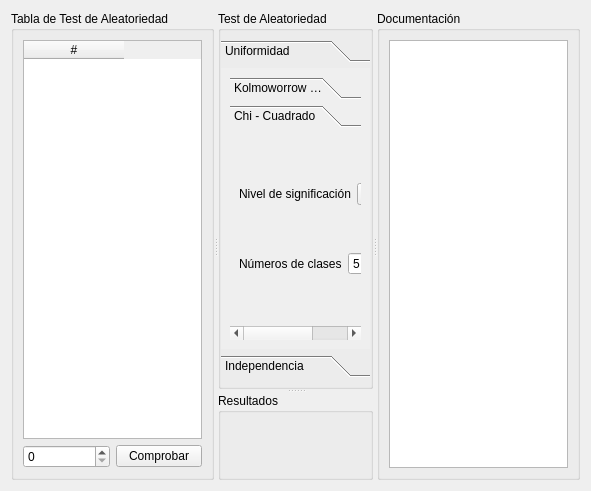
<?xml version="1.0" encoding="UTF-8"?>
<ui version="4.0">
 <class>TestWidget</class>
 <widget class="QWidget" name="TestWidget">
  <property name="geometry">
   <rect>
    <x>0</x>
    <y>0</y>
    <width>591</width>
    <height>491</height>
   </rect>
  </property>
  <property name="windowTitle">
   <string>Form</string>
  </property>
  <layout class="QVBoxLayout" name="verticalLayout">
   <item>
    <widget class="QSplitter" name="splitter_2">
     <property name="orientation">
      <enum>Qt::Horizontal</enum>
     </property>
     <widget class="QGroupBox" name="groupBox_1">
      <property name="title">
       <string>Tabla de Test de Aleatoriedad</string>
      </property>
      <layout class="QVBoxLayout" name="verticalLayout_3">
       <item>
        <widget class="QTableWidget" name="tableWidget">
         <property name="toolTip">
          <string>&lt;html&gt;&lt;head/&gt;&lt;body&gt;&lt;p&gt;&lt;span style=&quot; font-weight:600; text-decoration: underline;&quot;&gt;Tabla de pruebas:&lt;/span&gt;&lt;/p&gt;&lt;p&gt;Muestra en un ambiente amigable&lt;/p&gt;&lt;p&gt;los números probar.&lt;/p&gt;&lt;/body&gt;&lt;/html&gt;</string>
         </property>
         <property name="styleSheet">
          <string notr="true"/>
         </property>
         <property name="defaultDropAction">
          <enum>Qt::TargetMoveAction</enum>
         </property>
         <column>
          <property name="text">
           <string>#</string>
          </property>
         </column>
        </widget>
       </item>
       <item>
        <layout class="QHBoxLayout" name="horizontalLayout">
         <item>
          <widget class="QSpinBox" name="spinBox">
           <property name="toolTip">
            <string>&lt;html&gt;&lt;head/&gt;&lt;body&gt;&lt;p&gt;Cantidad de números a probar.&lt;/p&gt;&lt;/body&gt;&lt;/html&gt;</string>
           </property>
           <property name="wrapping">
            <bool>false</bool>
           </property>
           <property name="accelerated">
            <bool>true</bool>
           </property>
           <property name="minimum">
            <number>0</number>
           </property>
           <property name="maximum">
            <number>999999</number>
           </property>
           <property name="value">
            <number>0</number>
           </property>
          </widget>
         </item>
         <item>
          <widget class="QPushButton" name="pushButton">
           <property name="text">
            <string>Comprobar</string>
           </property>
          </widget>
         </item>
        </layout>
       </item>
      </layout>
     </widget>
     <widget class="QSplitter" name="splitter">
      <property name="orientation">
       <enum>Qt::Vertical</enum>
      </property>
      <widget class="QGroupBox" name="groupBox_2">
       <property name="title">
        <string>Test de Aleatoriedad</string>
       </property>
       <layout class="QVBoxLayout" name="verticalLayout_4">
        <property name="leftMargin">
         <number>0</number>
        </property>
        <property name="rightMargin">
         <number>0</number>
        </property>
        <item>
         <widget class="QToolBox" name="toolBox">
          <property name="currentIndex">
           <number>0</number>
          </property>
          <widget class="QWidget" name="page">
           <property name="geometry">
            <rect>
             <x>0</x>
             <y>0</y>
             <width>139</width>
             <height>335</height>
            </rect>
           </property>
           <attribute name="label">
            <string>Uniformidad</string>
           </attribute>
           <attribute name="toolTip">
            <string>&lt;html&gt;&lt;head/&gt;&lt;body&gt;&lt;p&gt;&lt;span style=&quot; font-weight:600; text-decoration: underline;&quot;&gt;Selector de pruebas:&lt;/span&gt;&lt;/p&gt;&lt;p&gt;Muestra en un ambiente amigable&lt;/p&gt;&lt;p&gt;las pruebas de aleatoriedad.&lt;/p&gt;&lt;/body&gt;&lt;/html&gt;</string>
           </attribute>
           <layout class="QVBoxLayout" name="verticalLayout_2">
            <item>
             <widget class="QToolBox" name="toolBox_2">
              <property name="enabled">
               <bool>true</bool>
              </property>
              <property name="currentIndex">
               <number>1</number>
              </property>
              <widget class="QWidget" name="page_3">
               <property name="geometry">
                <rect>
                 <x>0</x>
                 <y>0</y>
                 <width>172</width>
                 <height>246</height>
                </rect>
               </property>
               <attribute name="label">
                <string>Kolmoworrow - Smirrox</string>
               </attribute>
               <layout class="QVBoxLayout" name="verticalLayout_9">
                <item>
                 <layout class="QHBoxLayout" name="horizontalLayout_2">
                  <item>
                   <widget class="QLabel" name="label">
                    <property name="text">
                     <string>Nivel de significación</string>
                    </property>
                   </widget>
                  </item>
                  <item>
                   <widget class="QComboBox" name="comboBox">
                    <item>
                     <property name="text">
                      <string>0.10</string>
                     </property>
                    </item>
                    <item>
                     <property name="text">
                      <string>0.05</string>
                     </property>
                    </item>
                    <item>
                     <property name="text">
                      <string>0.01</string>
                     </property>
                    </item>
                   </widget>
                  </item>
                 </layout>
                </item>
               </layout>
              </widget>
              <widget class="QWidget" name="page_4">
               <property name="geometry">
                <rect>
                 <x>0</x>
                 <y>0</y>
                 <width>178</width>
                 <height>246</height>
                </rect>
               </property>
               <attribute name="label">
                <string>Chi - Cuadrado</string>
               </attribute>
               <layout class="QVBoxLayout" name="verticalLayout_7">
                <item>
                 <layout class="QHBoxLayout" name="horizontalLayout_3">
                  <item>
                   <widget class="QLabel" name="label_2">
                    <property name="text">
                     <string>Nivel de significación</string>
                    </property>
                   </widget>
                  </item>
                  <item>
                   <widget class="QComboBox" name="comboBox_2">
                    <item>
                     <property name="text">
                      <string>0.005</string>
                     </property>
                    </item>
                    <item>
                     <property name="text">
                      <string>0.01</string>
                     </property>
                    </item>
                    <item>
                     <property name="text">
                      <string>0.025</string>
                     </property>
                    </item>
                    <item>
                     <property name="text">
                      <string>0.05</string>
                     </property>
                    </item>
                    <item>
                     <property name="text">
                      <string>0.1</string>
                     </property>
                    </item>
                   </widget>
                  </item>
                 </layout>
                </item>
                <item>
                 <layout class="QHBoxLayout" name="horizontalLayout_4">
                  <item>
                   <widget class="QLabel" name="label_3">
                    <property name="text">
                     <string>Números de clases</string>
                    </property>
                   </widget>
                  </item>
                  <item>
                   <widget class="QSpinBox" name="spinBox_2">
                    <property name="minimum">
                     <number>5</number>
                    </property>
                   </widget>
                  </item>
                 </layout>
                </item>
               </layout>
              </widget>
             </widget>
            </item>
           </layout>
          </widget>
          <widget class="QWidget" name="page_2">
           <property name="geometry">
            <rect>
             <x>0</x>
             <y>0</y>
             <width>139</width>
             <height>335</height>
            </rect>
           </property>
           <attribute name="label">
            <string>Independencia</string>
           </attribute>
           <layout class="QVBoxLayout" name="verticalLayout_5">
            <item>
             <widget class="QToolBox" name="toolBox_3">
              <property name="currentIndex">
               <number>3</number>
              </property>
              <widget class="QWidget" name="page_8">
               <property name="geometry">
                <rect>
                 <x>0</x>
                 <y>0</y>
                 <width>166</width>
                 <height>192</height>
                </rect>
               </property>
               <attribute name="label">
                <string>Ascendentes y Descendentes</string>
               </attribute>
               <layout class="QVBoxLayout" name="verticalLayout_8">
                <item>
                 <layout class="QHBoxLayout" name="horizontalLayout_5">
                  <item>
                   <widget class="QLabel" name="label_4">
                    <property name="text">
                     <string>Nivel de significación</string>
                    </property>
                   </widget>
                  </item>
                  <item>
                   <widget class="QDoubleSpinBox" name="doubleSpinBox"/>
                  </item>
                 </layout>
                </item>
               </layout>
              </widget>
              <widget class="QWidget" name="page_9">
               <property name="geometry">
                <rect>
                 <x>0</x>
                 <y>0</y>
                 <width>166</width>
                 <height>192</height>
                </rect>
               </property>
               <attribute name="label">
                <string>Encima y Debajo de la Media</string>
               </attribute>
               <layout class="QVBoxLayout" name="verticalLayout_10">
                <item>
                 <layout class="QHBoxLayout" name="horizontalLayout_6">
                  <item>
                   <widget class="QLabel" name="label_5">
                    <property name="text">
                     <string>Nivel de significación</string>
                    </property>
                   </widget>
                  </item>
                  <item>
                   <widget class="QDoubleSpinBox" name="doubleSpinBox_2"/>
                  </item>
                 </layout>
                </item>
               </layout>
              </widget>
              <widget class="QWidget" name="page_10">
               <property name="geometry">
                <rect>
                 <x>0</x>
                 <y>0</y>
                 <width>159</width>
                 <height>192</height>
                </rect>
               </property>
               <attribute name="label">
                <string>Longitud de Corridas</string>
               </attribute>
               <layout class="QVBoxLayout" name="verticalLayout_11">
                <item>
                 <widget class="QComboBox" name="comboBox_3">
                  <item>
                   <property name="text">
                    <string>Ascendete y Descendete</string>
                   </property>
                  </item>
                  <item>
                   <property name="text">
                    <string>Encima y Debajo de la Media</string>
                   </property>
                  </item>
                 </widget>
                </item>
                <item>
                 <layout class="QHBoxLayout" name="horizontalLayout_9">
                  <item>
                   <widget class="QLabel" name="label_8">
                    <property name="text">
                     <string>Nivel de signififació</string>
                    </property>
                   </widget>
                  </item>
                  <item>
                   <widget class="QDoubleSpinBox" name="doubleSpinBox_5"/>
                  </item>
                 </layout>
                </item>
               </layout>
              </widget>
              <widget class="QWidget" name="page_11">
               <property name="geometry">
                <rect>
                 <x>0</x>
                 <y>0</y>
                 <width>159</width>
                 <height>192</height>
                </rect>
               </property>
               <attribute name="label">
                <string>Actocorelacción</string>
               </attribute>
               <layout class="QVBoxLayout" name="verticalLayout_15">
                <item>
                 <layout class="QHBoxLayout" name="horizontalLayout_10">
                  <item>
                   <widget class="QLabel" name="label_9">
                    <property name="text">
                     <string>Nivel de signififació</string>
                    </property>
                   </widget>
                  </item>
                  <item>
                   <widget class="QDoubleSpinBox" name="doubleSpinBox_6"/>
                  </item>
                 </layout>
                </item>
                <item>
                 <layout class="QHBoxLayout" name="horizontalLayout_11">
                  <item>
                   <widget class="QLabel" name="label_10">
                    <property name="text">
                     <string>i =</string>
                    </property>
                   </widget>
                  </item>
                  <item>
                   <widget class="QSpinBox" name="spinBox_3"/>
                  </item>
                 </layout>
                </item>
                <item>
                 <layout class="QHBoxLayout" name="horizontalLayout_12">
                  <item>
                   <widget class="QLabel" name="label_11">
                    <property name="text">
                     <string>m =</string>
                    </property>
                   </widget>
                  </item>
                  <item>
                   <widget class="QSpinBox" name="spinBox_4"/>
                  </item>
                 </layout>
                </item>
               </layout>
              </widget>
             </widget>
            </item>
           </layout>
          </widget>
         </widget>
        </item>
       </layout>
      </widget>
      <widget class="QGroupBox" name="groupBox">
       <property name="title">
        <string>Resultados</string>
       </property>
       <layout class="QVBoxLayout" name="verticalLayout_12">
        <item>
         <widget class="QLabel" name="label_6">
          <property name="text">
           <string/>
          </property>
         </widget>
        </item>
       </layout>
      </widget>
     </widget>
     <widget class="QGroupBox" name="groupBox_3">
      <property name="title">
       <string>Documentación</string>
      </property>
      <layout class="QVBoxLayout" name="verticalLayout_6">
       <item>
        <widget class="QTextBrowser" name="textBrowser">
         <property name="toolTip">
          <string>&lt;html&gt;&lt;head/&gt;&lt;body&gt;&lt;p&gt;&lt;span style=&quot; font-weight:600; text-decoration: underline;&quot;&gt;Vista rapida:&lt;/span&gt;&lt;/p&gt;&lt;p&gt;Muestra en un ambiente amigable&lt;/p&gt;&lt;p&gt;algunos conceptos importantes.&lt;/p&gt;&lt;/body&gt;&lt;/html&gt;</string>
         </property>
        </widget>
       </item>
      </layout>
     </widget>
    </widget>
   </item>
  </layout>
 </widget>
 <resources/>
 <connections/>
</ui>
